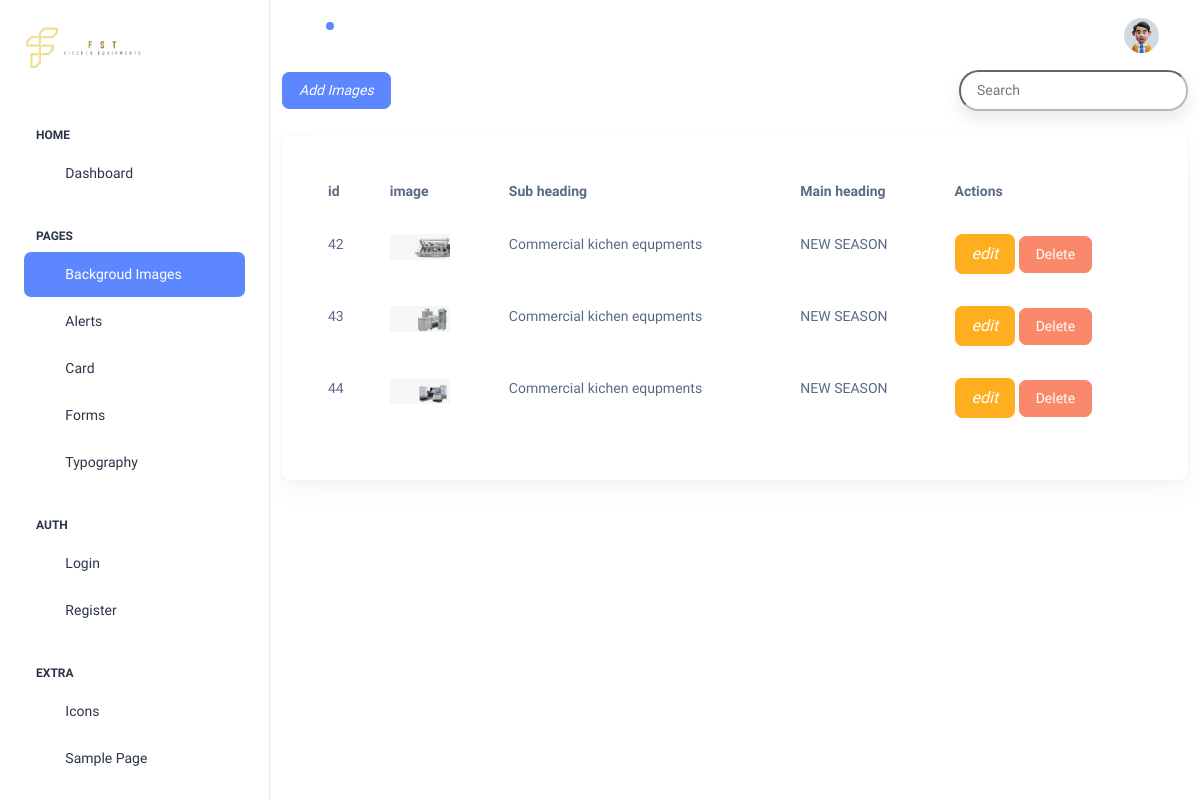
/dashboard/backgroudimages/, run on the app's committed database.
### dashboard/models.py (models this page shows, shortened)
class BgImages(models.Model):
    image = models.ImageField(upload_to='media/backgroundimages/')
    sub_heading = models.CharField(max_length=150,blank=True,null=True)
    main_heading = models.CharField(max_length=150,blank=True,null=True)

### dashboard/views.py (the view, shortened to what this page needs)
# urls.py: path('backgroudimages/',BackgroudImages.as_view(), name='BackgroudImages'),
class BackgroudImages(FormView,CustomLoginRequiredAdmin):
    template_name = 'dashboard/backgroundimages.html'
    form_class = BgImagesForms
    def get_context_data(self, **kwargs):
        context = super().get_context_data(**kwargs)
        context['bgimages_data'] = BgImages.objects.all()
        return context
    def get(self, request, *args, **kwargs):
        if request.GET.get('methods') == 'search':
            query = request.GET.get('query', '')
            instance_data = BgImages.objects.filter(Q(sub_heading__icontains=query) | Q(main_heading__icontains=query))
            return render(request, 'dashboard/search_data.html', {'bgimages_data': instance_data})
        return super().get(request, *args, **kwargs)

### dashboard/forms.py (shortened to what this page needs)
class BgImagesForms(forms.ModelForm):
    class Meta:
        model = BgImages
        fields = ('image', 'sub_heading', 'main_heading')

### templates/dashboard/backgroundimages.html (shortened to what this page needs)
{% extends "dashboard/base.html" %}
{% load static %}
{% block body %}
<div class="page-wrapper" id="main-wrapper" data-layout="vertical" data-navbarbg="skin6" data-sidebartype="full"
    data-sidebar-position="fixed" data-header-position="fixed">
    {% include "dashboard/sidebar.html" %}
    <div class="body-wrapper">
        {% include "dashboard/navbar.html" %}
        <div class="container" style="padding-top: 70px;">
           <div class="d-flex justify-content-between align-items-center mb-4">
            <a type="button" class="btn btn-primary w-60" data-bs-toggle="modal" data-bs-target="#addmodal">
                <i title="Add Category" class="fa fa-plus">Add Images</i>
            </a>
            <div class="d-flex justify-content-between align-items-center">
                <input type="search" id="search-input" class="search-focus py-2 ps-3 pe-3 shadow bg-white" placeholder="Search"
                    style="border-radius: 20px; border-color: #b9b9b9;">
            </div>
           </div>
            <div>
                <div class="col-12">
                    <div class="card recent-sales overflow-auto">
                        <div class="card-body">
                            <table class="table table-borderless datatable refresh" id="search-results">
                                <thead>
                                    <tr>
                                        <th scope="col">id</th>
                                        <th scope="col">image</th>
                                        <th scope="col">Sub heading</th>
                                        <th scope="col">Main heading</th>
                                        <th scope="col">Actions</th>
                                    </tr>
                                </thead>
                                {% for bgimage in bgimages_data %}
                                <tr>
                                    <td> {{bgimage.id}} </td>
                                    <td>
                                        <div style="width: 60px;" class="overflow-hidden">
                                            <img class="w-100" src=" {{bgimage.image.url}} " alt="">
                                        </div>
                                    </td>
                                    <td> {{bgimage.sub_heading}} </td>
                                    <td> {{bgimage.main_heading}} </td>
                                    <td>
                                        <a type="button" class="fs-4 btn btn-warning" data-bs-toggle="modal"
                                            data-bs-target="#updatemodal{{bgimage.id}}">
                                            <i title="" class="fa fa-edit">edit</i>
                                        </a>
                                        <button type="button" class="btn btn-danger" data-bs-toggle="modal"
                                            data-bs-target="#deletemodal{{bgimage.id}}">
                                            Delete
                                        </button>
                                    </td>
                                </tr>
                                {% endfor %}
                            </table>
                        </div>
                    </div>
                </div>
            </div>
        </div>
    </div>
    {% endblock %}

### data on the page
BgImages: id "42", image (picture), sub_heading "Commercial kichen equpments", main_heading "NEW SEASON"
BgImages: id "43", image (picture), sub_heading "Commercial kichen equpments", main_heading "NEW SEASON"
BgImages: id "44", image (picture), sub_heading "Commercial kichen equpments", main_heading "NEW SEASON"
